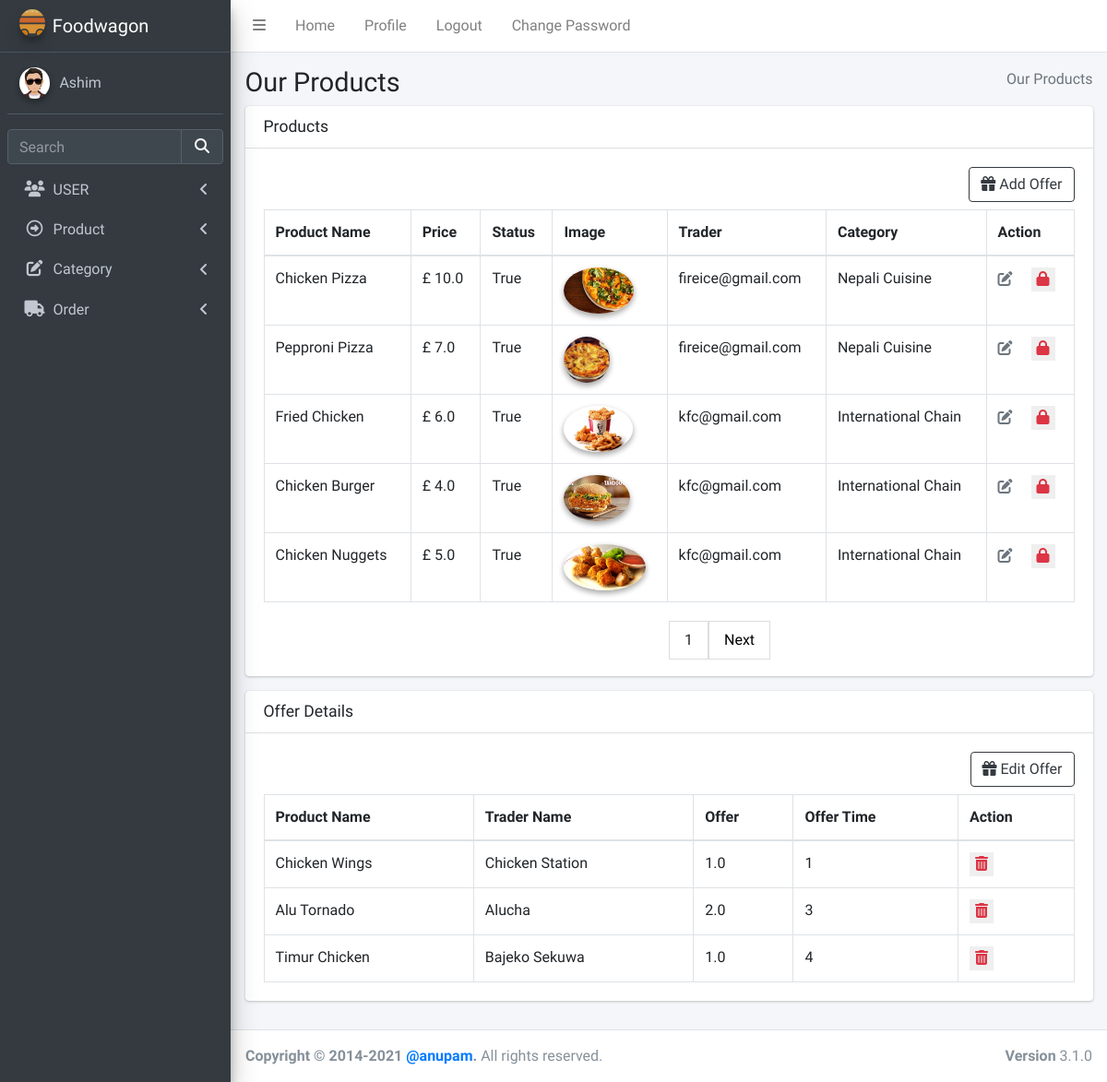
/product/productread/ (signed in), run on an earlier commit of the app's database.
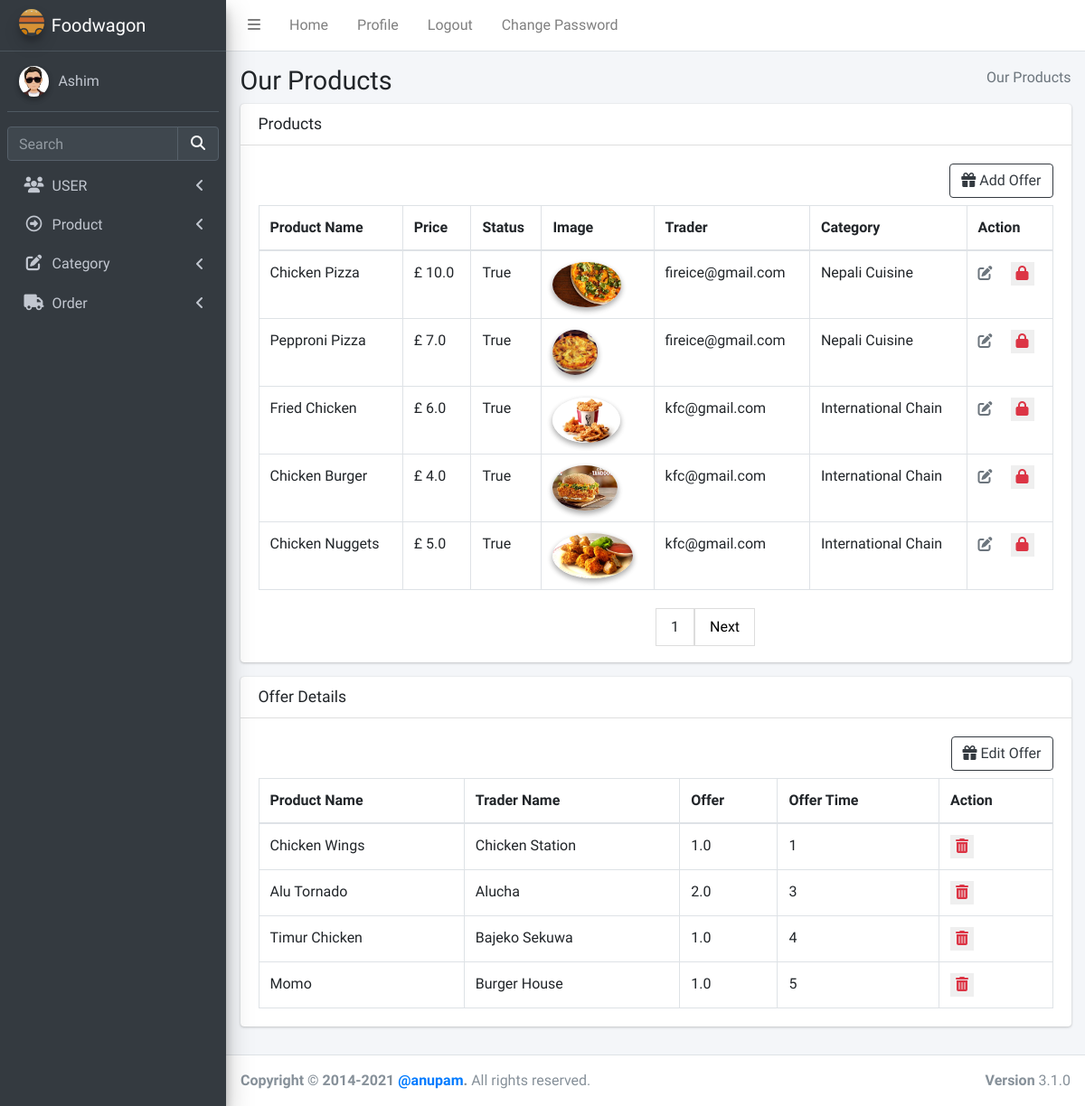
And on a later commit of the database.
### product/models.py (models this page shows, shortened)
class Product(models.Model):
    name = models.CharField(max_length=100)
    price = models.FloatField(max_length=100)
    image = models.ImageField(upload_to="images/food/")
    trader = models.ForeignKey(User, on_delete=models.CASCADE)
    status = models.BooleanField(default=True)
    category = models.ForeignKey(Categories, on_delete=models.CASCADE)
    class Meta:
        unique_together = ("name", "trader")

class Categories(models.Model):
    name = models.CharField(max_length=100, default="street food", unique=True)
    status = models.BooleanField(default=True)
    def __str__(self):
        return self.name

class Offer(models.Model):
    offer_amount = models.DecimalField(max_digits=5, decimal_places=1)
    trader_offer = models.ForeignKey(User, on_delete=models.CASCADE)
    product_offer = models.ForeignKey(Product, on_delete=models.CASCADE)
    offer_time = models.IntegerField()

### login/models.py (models this page shows, shortened)
class User(AbstractBaseUser):
    email = models.EmailField(max_length=255, unique=True, default="a@gmail.com")
    address = models.TextField(max_length=30, blank=True)
    first_name = models.TextField(max_length=30, blank=True, default="eg aster")
    last_name = models.TextField(max_length=30, blank=True)
    is_staff = models.BooleanField(default=False)  # non super-user
    is_active = models.BooleanField(default=False)
    admin = models.BooleanField(default=False)  # a superuser
    last_login = models.DateTimeField(blank=True, null=True, verbose_name="last login")
    profile_pic = models.ImageField(blank=True, null=True, upload_to="images/user/")
    USERNAME_FIELD = "email"
    def __str__(self):
        return self.email
    objects = UserManager()

### product/views.py (the view, shortened to what this page needs)
# urls.py: path("productread/", views.ProductView.as_view(), name="productread"),
class ProductView(TemplateView):
    template_name = "admin/productread.html"
    def get(self, request):
        semail = request.session["user"]
        verifyUser = users.objects.filter(email=semail).first()
        if verifyUser.admin:
            product = Product.objects.all()
            offer = Offer.objects.all()
            paginator = Paginator(product, 5)
            page_number = request.GET.get("page")
            page_obj = paginator.get_page(page_number)
            return render(
                request,
                self.template_name,
                {"product": page_obj, "product_offer": product, "offer": offer},
            )

### templates/admin/productread.html (shortened to what the changed rows need)
{%extends "admin/base.html" %} {% load static %}
{% block csspart %}
<link rel="stylesheet" href="{% static 'plugins/fontawesome-free/css/all.min.css' %}">
<link rel="stylesheet" href="{% static 'plugins/datatables-bs4/css/dataTables.bootstrap4.min.css' %}">
<link rel="stylesheet" href="{% static 'plugins/datatables-responsive/css/responsive.bootstrap4.min.css' %}">
<link rel="stylesheet" href="{% static 'dist/css/adminlte.min.css' %}">
</head>
{% endblock csspart %}
{%block bodycontent%}
<body class="hold-transition sidebar-mini">
  <div class="wrapper">
    <div class="content-wrapper">
      <section class="content-header">
        <div class="container-fluid">
          <div class="row mb-2">
            <div class="col-sm-6">
              <h1>Our Products</h1>
            </div>
          </div>
        </div>
        {% if product %}
        <section class="content">
          <div class="container-fluid">
            <div class="row">
              <div class="col-12">
                <div class="card">
                  <div class="card-body">
                    <table id="example2" class="table table-bordered table-hover">
                      <thead>
                        <tr>
                          <th>Product Name</th>
                          <th>Price</th>
                          <th>Status</th>
                          <th>Image</th>
                          {% if user.admin%}
                          <th>Trader</th>
                          {%endif%}
                          <th>Category</th>
                          <th>Action</th>
                        </tr>
                      </thead>
                      <tbody>
                        {% for products in product %}
                        <tr>
                          <td>{{products.name}}</td>
                          <td>£ {{products.price}}</td>
                          <td>{{products.status}}</td>
                          <td>
                            <img src="{{products.image.url}}" class="img-circle elevation-2" alt="User Image" />
                          </td>
                          {% if user.admin%}
                          <td>{{products.trader}}</td>
                          {%endif%}
                          <td>{{products.category}}</td>
                          <td>
                            {%if products.trader.is_active %}
                            <a class="mr-3 text-muted" href="{% url 'product:updateproduct' products.id %}"
                              title="Edit"><i class="fas fa-edit"></i></a>
                            <form action="{% url 'product:deleteproduct' products.id %}" method="POST" class=d-inline>
                              {%if products.status %}
                              <button type="submit"><i class="fas fa-lock text-danger"></i></button>
                              {%else%}
                              <button type="submit"><i class="fas fa-lock-open text-danger"></i></button>
                              {%endif%}
                            </form>
                            {%endif%}
                          </td>
                        </tr>
                        {% endfor%}
                      </tbody>
                    </table>
                  </div>
                </div>
              </div>
            </div>
          </div>
        </section>
        {% if offer %}
        <section class="content">
          <div class="container-fluid">
            <div class="row">
              <div class="col-12">
                <div class="card">
                  <div class="card-body">
                    <table id="example2" class="table table-bordered table-hover">
                      <thead>
                        <tr>
                          <th>Product Name</th>
                          {% if user.admin%}
                          <th>Trader Name</th>
                          {%endif%}
                          <th>Offer</th>
                          <th>Offer Time</th>
                          <th>Action</th>
                        </tr>
                      </thead>
                      <tbody>
                        {% for offers in offer %}
                        <tr>
                          <td>{{offers.product_offer.name}}</td>
                          {% if user.admin%}
                          <td>{{offers.trader_offer.first_name}}</td>
                          {%endif%}
                          <td>{{offers.offer_amount}}</td>
                          <td>{{offers.offer_time}}</td>
                          <td>
                            {%if offers.product_offer.status and offers.trader_offer.is_active %}
                            <form action="{% url 'product:deleteoffer' offers.id %}" method="POST" class=d-inline>
                              <button type="submit"><i class="fas fa-trash-alt text-danger"></i></button>
                            </form>
                            {%endif%}
                          </td>
                        </tr>
                        {% endfor%}
                      </tbody>
                    </table>
                  </div>
                </div>
              </div>
            </div>
          </div>
        </section>
        {%endif%}
        {%endif%}
    </div>
    {%endblock bodycontent%}

What changed in the data, as far as the page shows it:
added Offer: product_offer.name "Momo", trader_offer.first_name "Burger House", offer_amount "1.0", offer_time "5"
